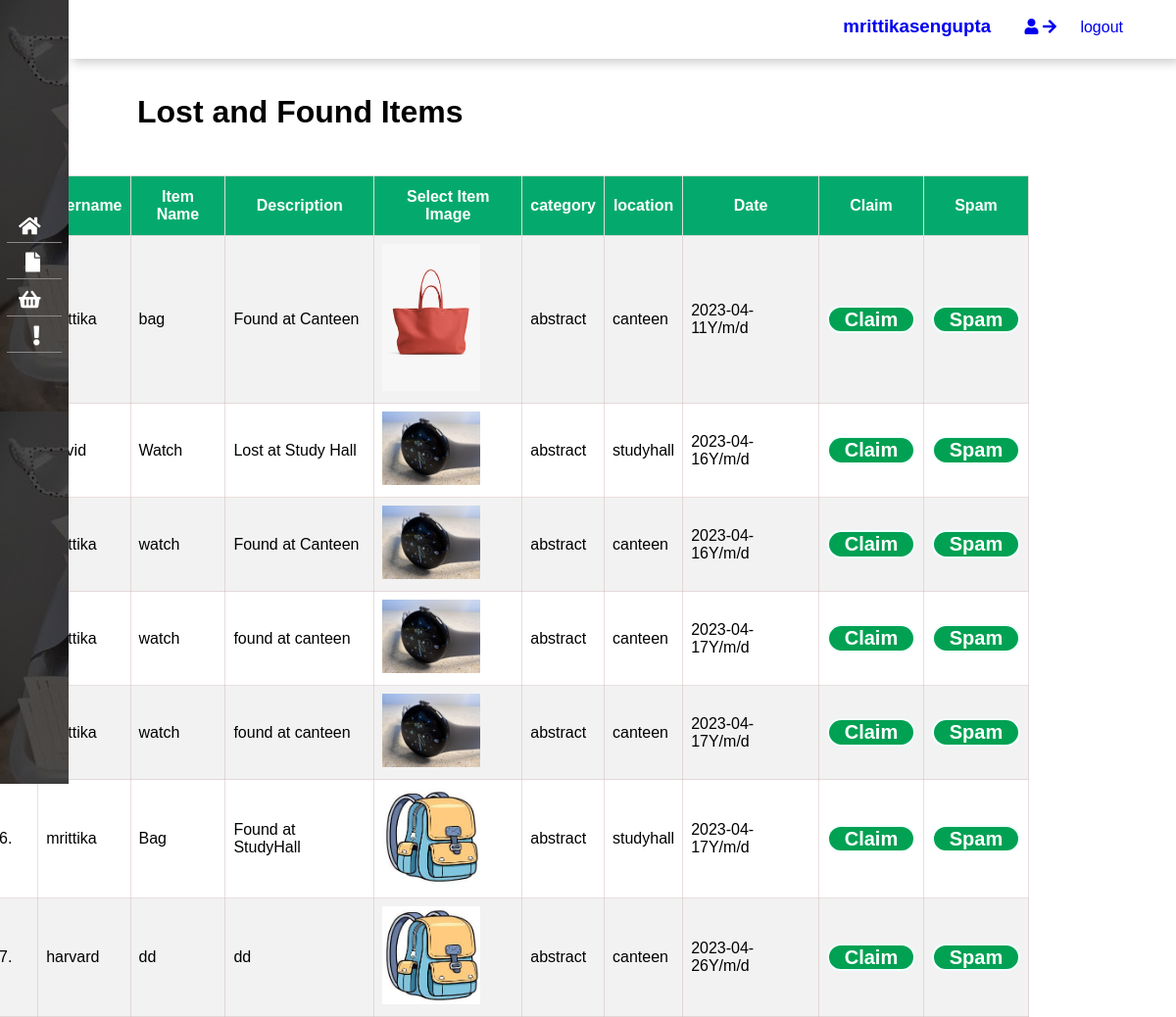
Page /manage-item.php (signed in) on the committed database.
### tables this page shows
CREATE TABLE `users` (
  `id` int(10) UNSIGNED NOT NULL,
  `username` varchar(50) NOT NULL,
  `email` varchar(50) NOT NULL,
  `password` varchar(50) NOT NULL
);

CREATE TABLE `found_items` (
  `id` int(100) UNSIGNED NOT NULL,
  `username` varchar(50) NOT NULL,
  `title` varchar(50) NOT NULL,
  `description` text NOT NULL,
  `image_name` varchar(50) NOT NULL,
  `category` varchar(50) NOT NULL,
  `location` varchar(50) NOT NULL,
  `date` date NOT NULL
);

### manage-item.php (the view, shortened to what this page needs)
<?php include('menu.php'); ?>
<div class="main-content">
    <br /><br />
        <h1>Lost and Found Items</h1>
        <br /><br />
                <table class="tbl-full">
                    <tr>
                        <th>S.N.</th>
                        <th>Username</th>
                        <th>Item Name</th>
                        <th>Description</th>
                        <th>Select Item Image</th>
                        <th>category</th>
                        <th>location</th>
                        <th>Date</th>
                        <th>Claim</th>
                        <th>Spam</th>
                    </tr>
                    <?php
                        $sql = "SELECT * FROM found_items";
                        $res = mysqli_query($conn, $sql);
                        $count = mysqli_num_rows($res);
                        $sn=1;
                        if($count>0)
                        {
                            while($row=mysqli_fetch_assoc($res))
                            {
                                $username = $row['username'];
                                $title = $row['title'];
                                $description = $row['description'];
                                $image_name = $row['image_name'];
                                $category = $row['category'];
                                $location = $row['location'];
                                $date = $row['date'];
                                ?>
                                <tr>
                                    <td><?php echo $sn++; ?>. </td>
                                    <td><?php echo $username; ?></td>
                                    <td><?php echo $title; ?></td>
                                    <td><?php echo $description; ?></td>
                                    <td>
                                    <?php
                                            if($image_name=="")
                                            {
                                                echo "<div class='error'>Image not Added.</div>";
                                            }
                                            else
                                            {
                                                ?>
                                                <img src="<?php echo SITEURL; ?>image/<?php echo $image_name; ?>" width="100px">
                                                <?php
                                            }
                                        ?>
                                    </td>
                                    <td><?php echo $category; ?></td>
                                    <td><?php echo $location; ?></td>
                                    <td><?php echo $date,"Y/m/d ";; ?></td>
                                   <td> <button type="submit" name="submit" value="Post Item" class="btn-primary" style= "width:90px">Claim</button> </td>
                                   <td> <button type="submit" name="submit" value="Post Item" class="btn-primary" style= "width:90px">Spam</button> </td>
                                <?php
                            }
                        }
                        else
                        {
                            echo "<tr> <td colspan='7' class='error'> Item not Added Yet. </td> </tr>";
                        }
                    ?>
                </table>
    </div>

### menu.php (shortened to what this page needs)
<!DOCTYPE html>
<html lang="en">
<head>
    <link rel="stylesheet" href="https://use.fontawesome.com/releases/v5.8.1/css/all.css">
    <link rel="stylesheet"
        href="https://maxst.icons8.com/vue-static/landings/line-awesome/line-awesome/1.3.0/css/line-awesome.min.css">
    <link rel="stylesheet" href="stylehome.css">
    <link rel="stylesheet" href="stylenavside.css">
    <link rel="stylesheet" href="stylepost.css">
</head>
<div class="sidebar">
    <div class="sidebar-brand">
    </div>
    <div class="sidebar-menu">
        <ul>
            <li>
                <a href="manage-item.php">
                    <span class="icon"><i class="fas fa-home"></i></span>
                </a>
            </li>
            <li>
                <a href="add-item.php">
                    <span class="icon"><i class="fas fa-file"></i></span>
                </a>
            </li>
            <li>
                <a href="">
                    <span class="icon"><i class="fas fa-shopping-basket"></i></span>
                </a>
            </li>
            <li>
                <a href="">
                    <span class="icon"><i class="fas fa-exclamation"></i></span>
                </a>
            </li>
        </ul>
    </div>
</div>
<?php
include 'config.php';
$user_id = $_SESSION['user_id'];
?>
<div class="main-content">
    <header>
        <h2>
            <label for="nav-toggle">
            </label>
        </h2>
<div class="profile">
   <?php
      $select = mysqli_query($conn, "SELECT * FROM `users` WHERE id = '$user_id'") or die('query failed');
      if(mysqli_num_rows($select) > 0){
         $fetch = mysqli_fetch_assoc($select);
      }
   ?>
                    <a href="update_profile.php">
                    <h3><?php echo $fetch['username']; ?></h3>
                        <i class="fas fa-user"></i>
                        <i class="fas fa-arrow-right"></i>
                        <div class="container">
   <a href="home.php?logout=<?php echo $user_id; ?>" class="delete-btn" >logout</a>
</div>
                    </a>
        </div>
    </header>
    </body>
</html>

### stylehome.css (style rules this page uses)
:root { --main-color: #009688; }
* { padding: 0; margin: 0; list-style-type: none; text-decoration: none; font-family: "Poppins", sans-serif; }
.tbl-full { font-family: Arial, Helvetica, sans-serif; border-collapse: collapse; width: 100%; margin-left: -150px; margin-top: 10px; text-align: center; }
.tbl-full tr:nth-child(even) { background-color: #f2f2f2; }
table tr th { border: 1px solid #ddd; padding: 8px; text-align: center; }
.tbl-full th { padding-top: 12px; padding-bottom: 12px; text-align: left; background-color: #04aa6d; color: white; text-align: center; }
.btn-primary { background-color: #00a153; padding: 1%; color: white; text-decoration: none; font-weight: bold; }
.container { display: inline; padding-left: 20px; padding-right: 30px; }
.profile h3 { display: inline; padding-left: 20px; padding-right: 30px; }

### stylenavside.css (style rules this page uses)
* { padding: 0; margin: 0; list-style-type: none; text-decoration: none; font-family: "Poppins", sans-serif; box-sizing: border-box; }
.sidebar { position: fixed; width: 270px; height: 100vh; background-image: linear-gradient(rgba(0, 0, 0, 0.7), rgba(0, 0, 0, 0.7)), url(bg.jpeg); }
.main-content { margin-left: 270px; transition: margin-left 300ms; }
.sidebar-brand { height: 90px; padding: 1rem 0rem 1rem 2rem; color: #fff; }
.sidebar-menu { position: relative; margin: 0 10%; text-align: right; top: 15%; }
.sidebar-menu ul li { margin: 10% 0; border-bottom: 0.5px solid #8a8a8a; }
.sidebar-menu ul li a { display: block; padding: 5px 12px; color: #fff; font-size: 16px; position: relative; }
.sidebar-menu i { font-size: 20px; margin-right: 10px; }
header { background: #fff; display: flex; justify-content: space-between; padding: 1rem 1.5rem; box-shadow: 4px 4px 10px rgba(0, 0, 0, 0.2); }
.sidebar-menu a span:first-child { font-size: 1.5 rem; padding-right: 1 rem; }
@media only screen and (max-width: 1200px) { .sidebar { width: 70px; } }
@media only screen and (max-width: 1200px) { .main-content { margin-left: 70px; } }
@media only screen and (max-width: 1200px) { .main-content header { width: calc(100%-70px); left: 70px; } }

### stylepost.css (style rules this page uses)
label { color: #8a8a8a; font-size: 18px; padding: 5px; }
button { width: 200px; padding: 7px; text-align: center; font-size: 20px; border-radius: 20px; border: 2.5px solid #f1fffe; color: #dcdcdc; background: #009688; }
table { margin-left: 70px; font-family: arial, sans-serif; border-collapse: collapse; width: 95%; }
td, th { border: 1px solid #d0b9b977; text-align: left; padding: 8px; font-family: 'Franklin Gothic Medium', 'Arial Narrow', Arial, sans-serif; }
tr:nth-child(even) { background-color: #e4bfbf10; }

### rows in the picture
users: username "mrittikasengupta"
found_items: username "mrittika", title "bag", description "Found at Canteen", image_name (picture), category "abstract", location "canteen", date "2023-04-11"
found_items: title "Watch", description "Lost at Study Hall", image_name (picture), category "abstract", location "studyhall", date "2023-04-16"
found_items: username "mrittika", title "watch", description "Found at Canteen", image_name (picture), category "abstract", location "canteen", date "2023-04-16"
found_items: username "mrittika", title "watch", description "found at canteen", image_name (picture), category "abstract", location "canteen", date "2023-04-17"
found_items: username "mrittika", title "watch", description "found at canteen", image_name (picture), category "abstract", location "canteen", date "2023-04-17"
found_items: username "mrittika", title "Bag", description "Found at StudyHall", image_name (picture), category "abstract", location "studyhall", date "2023-04-17"
found_items: username "harvard", title "dd", description "dd", image_name (picture), category "abstract", location "canteen", date "2023-04-26"
